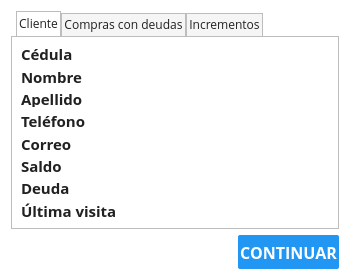
<?xml version="1.0" encoding="UTF-8"?>
<ui version="4.0">
 <class>especialPopUp0</class>
 <widget class="QDialog" name="especialPopUp0">
  <property name="windowModality">
   <enum>Qt::WindowModal</enum>
  </property>
  <property name="geometry">
   <rect>
    <x>0</x>
    <y>0</y>
    <width>350</width>
    <height>280</height>
   </rect>
  </property>
  <property name="sizePolicy">
   <sizepolicy hsizetype="Preferred" vsizetype="Expanding">
    <horstretch>0</horstretch>
    <verstretch>0</verstretch>
   </sizepolicy>
  </property>
  <property name="minimumSize">
   <size>
    <width>350</width>
    <height>280</height>
   </size>
  </property>
  <property name="windowTitle">
   <string>Details</string>
  </property>
  <property name="windowIcon">
   <iconset resource="../resources/gui.qrc">
    <normaloff>:/logo/logo</normaloff>:/logo/logo</iconset>
  </property>
  <property name="styleSheet">
   <string notr="true">/*#########################################################
##                     QDialog                           ##
##########################################################*/

QDialog {
    background: #FFFFFF;
    min-width: 200px;
}

/***********************************
* Global
***********************************/

/*Efecto al seleccionar texto*/
* {
    selection-color: #212121;
    selection-background-color: #BBDEFB;
}

/***********************************
* Botones
***********************************/

/*Estilo por defecto del  boton para continuar/aceptar*/
QPushButton {
    color: #FFFFFF;
    border: 1px outline #BDBDBD;
    border-radius: 2px;
    background: #2196F3;
    min-height: 30px;
    min-width: 80px;
    padding: 2px;
}

/*Estilo al pasar por encima y presionar el boton para continuar/aceptar*/
QPushButton:hover, QPushButton:pressed{
   background: #1976D2;
}

/***********************************
* Labels
***********************************/

/*Configuración de los label para el contenido del dialog*/
QLabel {
    color: #212121;
    background: transparent;
    font-family: Open Sans;
    font-size: 11pt;
    qproperty-alignment: 'AlignTop | AlignLeft';
}

/*Configuración especial para los titulos de los contenidos del dialog*/
#dtitle0, #dtitle1, #dtitle2, #dtitle3, #dtitle4, #dtitle5, #dtitle6, #dtitle7, #dtitle8, #dtitle9, #dtitle10, #dtitle11, #dtitle12, #dtitle13, #dtitle14, #dtitle15, #dtitle16, #dtitle17, #dtitle18, #dtitle19, #dtitle20, #dtitle21 {
    font-weight: 600;
}

/***********************************
* ComboBox
***********************************/

/*Configuración del estilo por defecto del comboBox*/
#cobox0, #cobox1 {
    color: #212121;
    border: 1px solid #BDBDBD;
    border-radius: 2px;
    padding: 1px 1px 1px 4px;
    min-width: 9em;
    min-height: 1.25em;
}

/*Configuración del estilo por defecto del comboBox desactivados*/
#cobox0[enabled=&quot;false&quot;], #cobox1[enabled=&quot;false&quot;] {
    border: 1px solid silver;
    background: #F5F5F5;
}

/*Configuración del estilo del comboBox cuando estan en uso*/
#cobox0::on, #cobox1::on {
    padding-top: 10px;
    padding-left: 4px;
}

/*Configuración del estilo del comboBox cuando se despliegan*/
#cobox0::drop-down, #cobox1::drop-down {
    subcontrol-origin: padding;
    subcontrol-position: top right;
    width: 15px;
    border-left: 1px solid #BDBDBD;
    border-top-right-radius: 2px;
    border-bottom-right-radius: 2px;
}

/*Configuración del estilo de la flecha del comboBox*/
#cobox0::down-arrow, #cobox1::down-arrow {
    image: url(:/arrows/down);
}

/*Configuración del estilo de la flecha del comboBox cuando se despliegan*/
#cobox0::drop-arrow::on, #cobox1::drop-arrow::on {
    top: 1px;
    left: 1px;
}

/*Configuración del estilo del menu desplegado del comboBox*/
#cobox0 QAbstractItemView, #cobox1 QAbstractItemView {
    background: #FFFFFF;
    border: 1px solid #BDBDBD;
    border-radius: 2px;
    padding: 1px 6px 1px 1px;
    min-width: 14em;
}

/***********************************
* QTabWidget
***********************************/

/*Configuración del estilo del panel para el contenido de las pestañas*/
QTabWidget::pane {
    border: 1px solid #BDBDBD;
    background: #FFFFFF;
}

/*Configuración del estilo de la barra de pestañas*/
QTabWidget::tab-bar {
    left: 5px;
}

/*Configuración del estilo por defecto de las pestañas*/
QTabBar::tab {
    color: #212121;
    border: 1px solid #BDBDBD;
    border-bottom-color: transparent;
    min-width: 5em;
    min-height: 1.5em;
    padding: 2px;
}

/*Configuración del estilo de la pestaña seleccionada*/
QTabBar::tab:selected {
    background: #FFFFFF;
}

/*Configuración del estilo de las pestañas no seleccionadas*/
QTabBar::tab:!selected {
    margin-top: 2px;
    background: #F5F5F5;
}
</string>
  </property>
  <layout class="QGridLayout" name="gridLayout_5">
   <item row="0" column="0">
    <layout class="QVBoxLayout" name="verticalLayout">
     <property name="sizeConstraint">
      <enum>QLayout::SetDefaultConstraint</enum>
     </property>
     <item>
      <widget class="QTabWidget" name="tabWidget">
       <property name="sizePolicy">
        <sizepolicy hsizetype="Preferred" vsizetype="Expanding">
         <horstretch>0</horstretch>
         <verstretch>0</verstretch>
        </sizepolicy>
       </property>
       <property name="font">
        <font>
         <family>Open Sans</family>
         <weight>50</weight>
         <bold>false</bold>
        </font>
       </property>
       <property name="focusPolicy">
        <enum>Qt::NoFocus</enum>
       </property>
       <property name="tabShape">
        <enum>QTabWidget::Rounded</enum>
       </property>
       <property name="currentIndex">
        <number>0</number>
       </property>
       <property name="elideMode">
        <enum>Qt::ElideMiddle</enum>
       </property>
       <property name="documentMode">
        <bool>false</bool>
       </property>
       <widget class="QWidget" name="tab0">
        <attribute name="title">
         <string>Cliente</string>
        </attribute>
        <layout class="QGridLayout" name="gridLayout_2">
         <item row="0" column="0">
          <layout class="QFormLayout" name="detailsLayout0">
           <property name="fieldGrowthPolicy">
            <enum>QFormLayout::FieldsStayAtSizeHint</enum>
           </property>
           <property name="rowWrapPolicy">
            <enum>QFormLayout::DontWrapRows</enum>
           </property>
           <item row="0" column="0">
            <widget class="QLabel" name="dtitle0">
             <property name="sizePolicy">
              <sizepolicy hsizetype="Preferred" vsizetype="Minimum">
               <horstretch>0</horstretch>
               <verstretch>0</verstretch>
              </sizepolicy>
             </property>
             <property name="frameShadow">
              <enum>QFrame::Plain</enum>
             </property>
             <property name="lineWidth">
              <number>0</number>
             </property>
             <property name="text">
              <string>Cédula</string>
             </property>
            </widget>
           </item>
           <item row="0" column="1">
            <widget class="QLabel" name="dtext0">
             <property name="text">
              <string/>
             </property>
            </widget>
           </item>
           <item row="1" column="0">
            <widget class="QLabel" name="dtitle1">
             <property name="lineWidth">
              <number>0</number>
             </property>
             <property name="text">
              <string>Nombre</string>
             </property>
            </widget>
           </item>
           <item row="1" column="1">
            <widget class="QLabel" name="dtext1">
             <property name="text">
              <string/>
             </property>
            </widget>
           </item>
           <item row="2" column="1">
            <widget class="QLabel" name="dtext2">
             <property name="text">
              <string/>
             </property>
            </widget>
           </item>
           <item row="3" column="0">
            <widget class="QLabel" name="dtitle3">
             <property name="text">
              <string>Teléfono</string>
             </property>
            </widget>
           </item>
           <item row="3" column="1">
            <widget class="QLabel" name="dtext3">
             <property name="text">
              <string/>
             </property>
            </widget>
           </item>
           <item row="4" column="0">
            <widget class="QLabel" name="dtitle4">
             <property name="text">
              <string>Correo</string>
             </property>
            </widget>
           </item>
           <item row="4" column="1">
            <widget class="QLabel" name="dtext4">
             <property name="text">
              <string/>
             </property>
            </widget>
           </item>
           <item row="5" column="0">
            <widget class="QLabel" name="dtitle5">
             <property name="text">
              <string>Saldo</string>
             </property>
            </widget>
           </item>
           <item row="6" column="0">
            <widget class="QLabel" name="dtitle6">
             <property name="text">
              <string>Deuda</string>
             </property>
            </widget>
           </item>
           <item row="6" column="1">
            <widget class="QLabel" name="dtext6">
             <property name="text">
              <string/>
             </property>
            </widget>
           </item>
           <item row="7" column="1">
            <widget class="QLabel" name="dtext7">
             <property name="text">
              <string/>
             </property>
            </widget>
           </item>
           <item row="7" column="0">
            <widget class="QLabel" name="dtitle7">
             <property name="text">
              <string>Última visita</string>
             </property>
            </widget>
           </item>
           <item row="5" column="1">
            <widget class="QLabel" name="dtext5">
             <property name="text">
              <string/>
             </property>
            </widget>
           </item>
           <item row="2" column="0">
            <widget class="QLabel" name="dtitle2">
             <property name="lineWidth">
              <number>0</number>
             </property>
             <property name="text">
              <string>Apellido</string>
             </property>
            </widget>
           </item>
          </layout>
         </item>
        </layout>
       </widget>
       <widget class="QWidget" name="tab1">
        <attribute name="title">
         <string>Compras con deudas</string>
        </attribute>
        <layout class="QGridLayout" name="gridLayout_4">
         <item row="0" column="1">
          <layout class="QFormLayout" name="detailsLayout1">
           <property name="sizeConstraint">
            <enum>QLayout::SetDefaultConstraint</enum>
           </property>
           <property name="fieldGrowthPolicy">
            <enum>QFormLayout::AllNonFixedFieldsGrow</enum>
           </property>
           <property name="rowWrapPolicy">
            <enum>QFormLayout::DontWrapRows</enum>
           </property>
           <item row="0" column="0">
            <widget class="QLabel" name="dtitle8">
             <property name="text">
              <string>Selección</string>
             </property>
            </widget>
           </item>
           <item row="0" column="1">
            <layout class="QGridLayout" name="gridLayout_3">
             <item row="0" column="0">
              <widget class="QComboBox" name="cobox0"/>
             </item>
             <item row="0" column="1">
              <spacer name="horizontalSpacer_2">
               <property name="orientation">
                <enum>Qt::Horizontal</enum>
               </property>
               <property name="sizeHint" stdset="0">
                <size>
                 <width>40</width>
                 <height>20</height>
                </size>
               </property>
              </spacer>
             </item>
            </layout>
           </item>
           <item row="1" column="0">
            <widget class="QLabel" name="dtitle9">
             <property name="text">
              <string>Registrado por</string>
             </property>
            </widget>
           </item>
           <item row="1" column="1">
            <widget class="QLabel" name="dtext8">
             <property name="text">
              <string/>
             </property>
            </widget>
           </item>
           <item row="2" column="0">
            <widget class="QLabel" name="dtitle10">
             <property name="text">
              <string>Total</string>
             </property>
            </widget>
           </item>
           <item row="2" column="1">
            <widget class="QLabel" name="dtext9">
             <property name="text">
              <string/>
             </property>
            </widget>
           </item>
           <item row="3" column="0">
            <widget class="QLabel" name="dtitle11">
             <property name="text">
              <string>Fecha</string>
             </property>
            </widget>
           </item>
           <item row="3" column="1">
            <widget class="QLabel" name="dtext10">
             <property name="text">
              <string/>
             </property>
            </widget>
           </item>
           <item row="4" column="0">
            <widget class="QLabel" name="dtitle12">
             <property name="text">
              <string>Hora</string>
             </property>
            </widget>
           </item>
           <item row="4" column="1">
            <widget class="QLabel" name="dtext11">
             <property name="text">
              <string/>
             </property>
            </widget>
           </item>
           <item row="5" column="0">
            <widget class="QLabel" name="dtitle14">
             <property name="text">
              <string>Pagos</string>
             </property>
            </widget>
           </item>
           <item row="5" column="1">
            <widget class="QLabel" name="dtext13">
             <property name="text">
              <string/>
             </property>
            </widget>
           </item>
           <item row="6" column="0">
            <widget class="QLabel" name="dtitle15">
             <property name="text">
              <string>Deuda</string>
             </property>
            </widget>
           </item>
           <item row="6" column="1">
            <widget class="QLabel" name="dtext14">
             <property name="text">
              <string/>
             </property>
            </widget>
           </item>
           <item row="7" column="0">
            <widget class="QLabel" name="dtitle13">
             <property name="text">
              <string>Productos</string>
             </property>
            </widget>
           </item>
           <item row="7" column="1">
            <widget class="QPlainTextEdit" name="dtextE0">
             <property name="font">
              <font>
               <family>Open Sans</family>
              </font>
             </property>
             <property name="frameShape">
              <enum>QFrame::NoFrame</enum>
             </property>
             <property name="readOnly">
              <bool>true</bool>
             </property>
            </widget>
           </item>
          </layout>
         </item>
        </layout>
       </widget>
       <widget class="QWidget" name="tab">
        <attribute name="title">
         <string>Incrementos</string>
        </attribute>
        <layout class="QGridLayout" name="gridLayout_7">
         <item row="0" column="0">
          <layout class="QFormLayout" name="detailsLayout1_2">
           <property name="sizeConstraint">
            <enum>QLayout::SetDefaultConstraint</enum>
           </property>
           <property name="fieldGrowthPolicy">
            <enum>QFormLayout::AllNonFixedFieldsGrow</enum>
           </property>
           <property name="rowWrapPolicy">
            <enum>QFormLayout::DontWrapRows</enum>
           </property>
           <item row="0" column="0">
            <widget class="QLabel" name="dtitle16">
             <property name="text">
              <string>Selección</string>
             </property>
            </widget>
           </item>
           <item row="0" column="1">
            <layout class="QGridLayout" name="gridLayout_6">
             <item row="0" column="0">
              <widget class="QComboBox" name="cobox1"/>
             </item>
             <item row="0" column="1">
              <spacer name="horizontalSpacer_3">
               <property name="orientation">
                <enum>Qt::Horizontal</enum>
               </property>
               <property name="sizeHint" stdset="0">
                <size>
                 <width>40</width>
                 <height>20</height>
                </size>
               </property>
              </spacer>
             </item>
            </layout>
           </item>
           <item row="1" column="0">
            <widget class="QLabel" name="dtitle17">
             <property name="text">
              <string>Registrado por</string>
             </property>
            </widget>
           </item>
           <item row="1" column="1">
            <widget class="QLabel" name="dtext15">
             <property name="text">
              <string/>
             </property>
            </widget>
           </item>
           <item row="2" column="0">
            <widget class="QLabel" name="dtitle18">
             <property name="text">
              <string>Monto</string>
             </property>
            </widget>
           </item>
           <item row="2" column="1">
            <widget class="QLabel" name="dtext16">
             <property name="text">
              <string/>
             </property>
            </widget>
           </item>
           <item row="3" column="0">
            <widget class="QLabel" name="dtitle19">
             <property name="text">
              <string>Fecha</string>
             </property>
            </widget>
           </item>
           <item row="3" column="1">
            <widget class="QLabel" name="dtext17">
             <property name="text">
              <string/>
             </property>
            </widget>
           </item>
           <item row="4" column="0">
            <widget class="QLabel" name="dtitle20">
             <property name="text">
              <string>Hora</string>
             </property>
            </widget>
           </item>
           <item row="4" column="1">
            <widget class="QLabel" name="dtext18">
             <property name="text">
              <string/>
             </property>
            </widget>
           </item>
           <item row="5" column="0">
            <widget class="QLabel" name="dtitle21">
             <property name="text">
              <string>Descripcion</string>
             </property>
            </widget>
           </item>
           <item row="5" column="1">
            <widget class="QPlainTextEdit" name="dtextE1">
             <property name="font">
              <font>
               <family>Open Sans</family>
              </font>
             </property>
             <property name="frameShape">
              <enum>QFrame::NoFrame</enum>
             </property>
             <property name="readOnly">
              <bool>true</bool>
             </property>
            </widget>
           </item>
          </layout>
         </item>
         <item row="1" column="0">
          <spacer name="verticalSpacer">
           <property name="orientation">
            <enum>Qt::Vertical</enum>
           </property>
           <property name="sizeHint" stdset="0">
            <size>
             <width>20</width>
             <height>40</height>
            </size>
           </property>
          </spacer>
         </item>
        </layout>
       </widget>
      </widget>
     </item>
     <item>
      <layout class="QGridLayout" name="gridLayout">
       <item row="0" column="1">
        <widget class="QPushButton" name="dpbutton0">
         <property name="font">
          <font>
           <family>Open Sans</family>
           <pointsize>12</pointsize>
           <weight>75</weight>
           <bold>true</bold>
          </font>
         </property>
         <property name="focusPolicy">
          <enum>Qt::NoFocus</enum>
         </property>
         <property name="text">
          <string>CONTINUAR</string>
         </property>
        </widget>
       </item>
       <item row="0" column="0">
        <spacer name="horizontalSpacer">
         <property name="orientation">
          <enum>Qt::Horizontal</enum>
         </property>
         <property name="sizeHint" stdset="0">
          <size>
           <width>40</width>
           <height>20</height>
          </size>
         </property>
        </spacer>
       </item>
      </layout>
     </item>
    </layout>
   </item>
  </layout>
  <zorder></zorder>
 </widget>
 <resources>
  <include location="../resources/gui.qrc"/>
 </resources>
 <connections/>
</ui>
